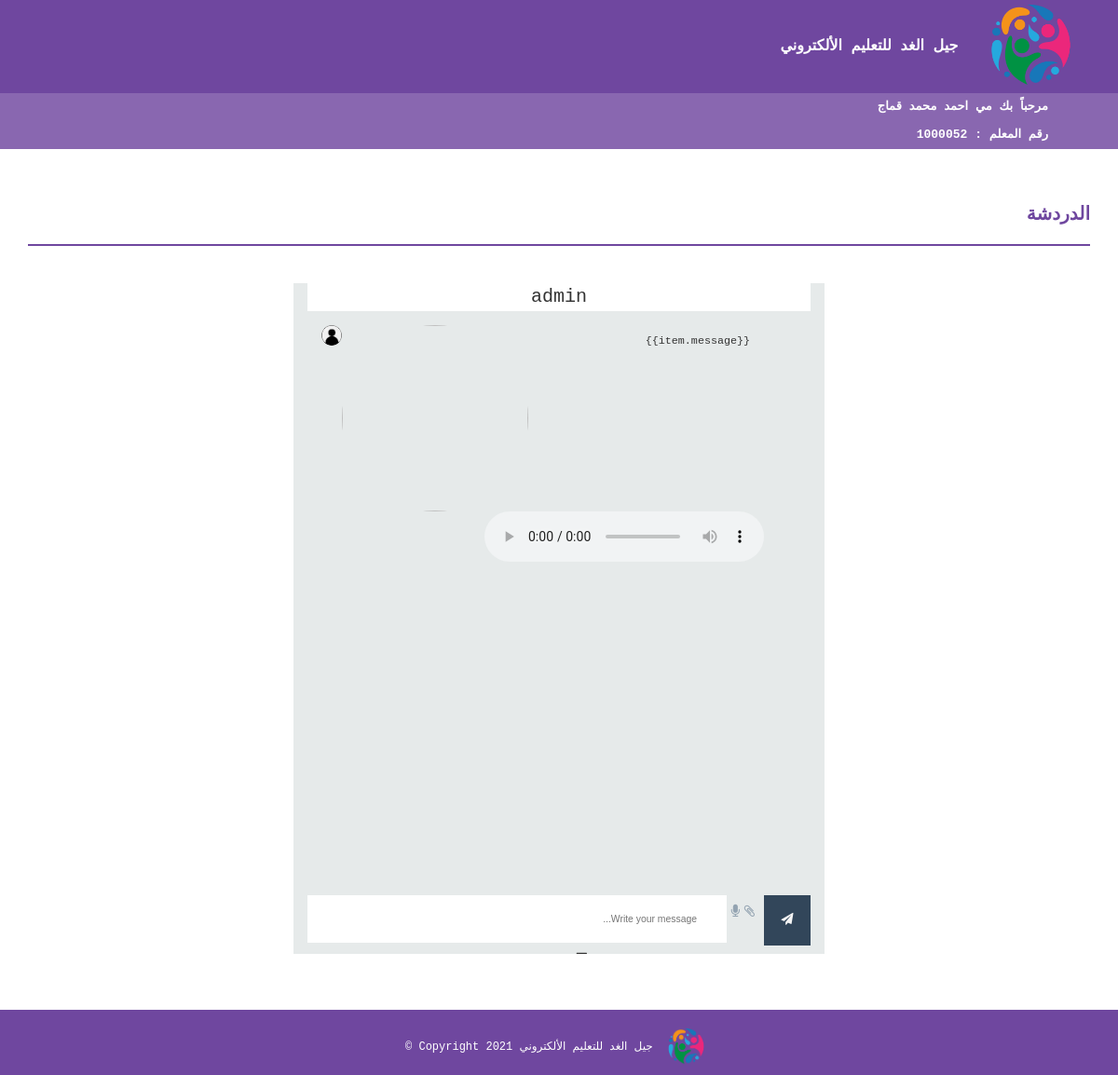
The page /teacher/StartChat.php?type=a&id=1 (signed in) on the database its author committed.
### tables this page shows
CREATE TABLE `teacher` (
  `id` int(50) NOT NULL,
  `password` varchar(50) NOT NULL,
  `first_name` varchar(50) NOT NULL,
  `second_name` varchar(50) NOT NULL,
  `third_name` varchar(50) NOT NULL,
  `last_name` varchar(50) NOT NULL,
  `identity_number` varchar(50) NOT NULL,
  `gender` varchar(50) NOT NULL,
  `phone` varchar(50) NOT NULL,
  `Email` varchar(50) NOT NULL,
  `address` varchar(50) NOT NULL,
  `nationality` varchar(50) NOT NULL,
  `specialization` varchar(50) NOT NULL,
  `appointment_year` date NOT NULL,
  `date_of_birth` date NOT NULL,
  `creationDate` timestamp NULL DEFAULT current_timestamp(),
  `updationDate` varchar(255) DEFAULT NULL
);

### includes/startChat.php (the view, shortened to what this page needs)
<?php
$id = $_GET['id'];
$type = $_GET['type'];
if($type == 't'){
    $result = mysqli_query($con,"select CONCAT(first_name,' ',second_name,' ',last_name) as full_name from teacher where id=$id");
    $row = mysqli_fetch_array($result);
}elseif($type =='s'){
    $result = mysqli_query($con,"select CONCAT(first_name,' ',second_name,' ',last_name) as full_name from student where id=$id");
    $row = mysqli_fetch_array($result);
}
elseif($type == 'a'){
    $result = mysqli_query($con,"select username as full_name from admin where id=$id");
    $row = mysqli_fetch_array($result);
}
?>
<div class="container" id="chat-app">
    <div class="content">
        <div style="background-color: white;text-align: center;font-size: 20px">
            <?php echo $row['full_name'] ?>
        </div>
        <div class="messages">
            <ul>
                <li
                    v-for="item in items"
                    :class="{sent: item.sender_id == sender_id,replies: item.recipient_id == sender_id }"
                 >
                    <img  src="../assets/img/icon.png" alt="">
                    <p v-if="item.type=='text'">
                        {{item.message}}
                    </p>
                    <a :href="item.message" target="_blank">
                    <img
                        v-if="item.type=='image'"
                        downloaded
                        class="lazy"
                        :src='item.message'
                        style="height: 200px;width: 200px"
                    />
                    </a>
                    <audio
                        v-if="item.type=='audio'"
                        controls
                        :src='item.message'
                        >
                    </audio>
                </li>
            </ul>
        </div>
        <div class="message-input">
            <div class="wrap">
                <input type="text" placeholder="Write your message..." v-model="newMessage">
                <i
                    @click="toggleRecorder"
                    class="fa fa-microphone">
                </i>
                <i class="fa fa-paperclip attachment" aria-hidden="true" @click="chooseImage()"></i>
                <button @click="sendMessage" class="submit"><i class="fa fa-paper-plane" aria-hidden="true"></i></button>
            </div>
        </div>
        <div
            v-if="isRecording"
            class="recording-tools"
        >
            <i  @click="stopRecorder"
                class="fa fa-stop" aria-hidden="true"></i>
        </div>
    </div>
        </div>

### teacher/includes/header.php (shortened to what this page needs)
  <div style=" background-color:#6F479F ; color:#fff; font-size:16px ;font-weight: bold;">
                      <img src="jel.png" alt="logo"style="max-height: 100px; padding:5px; padding-right:30px;"/>
  جيل الغد للتعليم الألكتروني
      <div  style="color:#fff; font-size:13px ; padding-right:75px;  background-color:#8967B0 " >
            <?php
        $sql=mysqli_query($con,"SELECT * FROM `teacher` where id='".$_SESSION['login']."' ");
    $row=mysqli_fetch_array($sql);
echo "مرحباً بك ",$row['first_name'],' ',$row['second_name'],' ',$row['third_name'],' ',$row['last_name'];
        echo "<br>","رقم المعلم : ",$row['id'];
              ?>
          </div>
</div>

### includes/startChat.php (style rules this page uses)
#chat-app { width: 50%; min-width: 360px; max-width: 1000px; height: 92vh; min-height: 300px; max-height: 720px; background: #E6EAEA; }
.content { // width:calc(100% - 340px); // float: right; //width: 60%; height: 100%; overflow: hidden; position: relative; }
.content .messages { height: auto; min-height: calc(100% - 93px); max-height: calc(100% - 93px); overflow-y: scroll; overflow-x: hidden; background: #E6EAEA; }
.content .messages ul li { display: inline-block; clear: both; float: left; margin: 15px 15px 5px 15px; width: calc(100% - 25px); font-size: 0.9em; }
.content .messages ul li:nth-last-child(1) { margin-bottom: 20px; }
.content .messages ul li img { width: 22px; border-radius: 50%; float: left; }
.content .messages ul li p { display: inline-block; padding: 10px 15px; border-radius: 20px; max-width: 205px; line-height: 130%; }
@media screen and (min-width: 735px) { .content .messages ul li p { max-width: 300px; } }
.content .message-input .wrap { position: relative; }
.content .message-input .wrap input { font-family: "proxima-nova", "Source Sans Pro", sans-serif; float: left; border: none; width: calc(100% - 90px); padding: 11px 32px 10px 8px; font-size: 0.8em; color: #32465a; }
.content .message-input .wrap .attachment { position: absolute; right: 60px; z-index: 4; margin-top: 10px; font-size: 1.1em; color: #435f7a; opacity: .5; cursor: pointer; }
.content .message-input .wrap .fa-microphone { position: absolute; right: 76px; z-index: 4; margin-top: 10px; font-size: 1.1em; color: #435f7a; opacity: .5; cursor: pointer; }
.content .message-input .wrap button { float: right; border: none; width: 50px; padding: 12px 0; cursor: pointer; background: #32465a; color: #f5f5f5; }
.recording-tools { display: block; width: 100%; float: left; padding-right:84px; }

### rows shown on the page
teacher: first_name "مي", second_name "احمد", third_name "محمد", last_name "قماج", id "1000052"

### other values the page prints
$row['full_name'] "admin"
